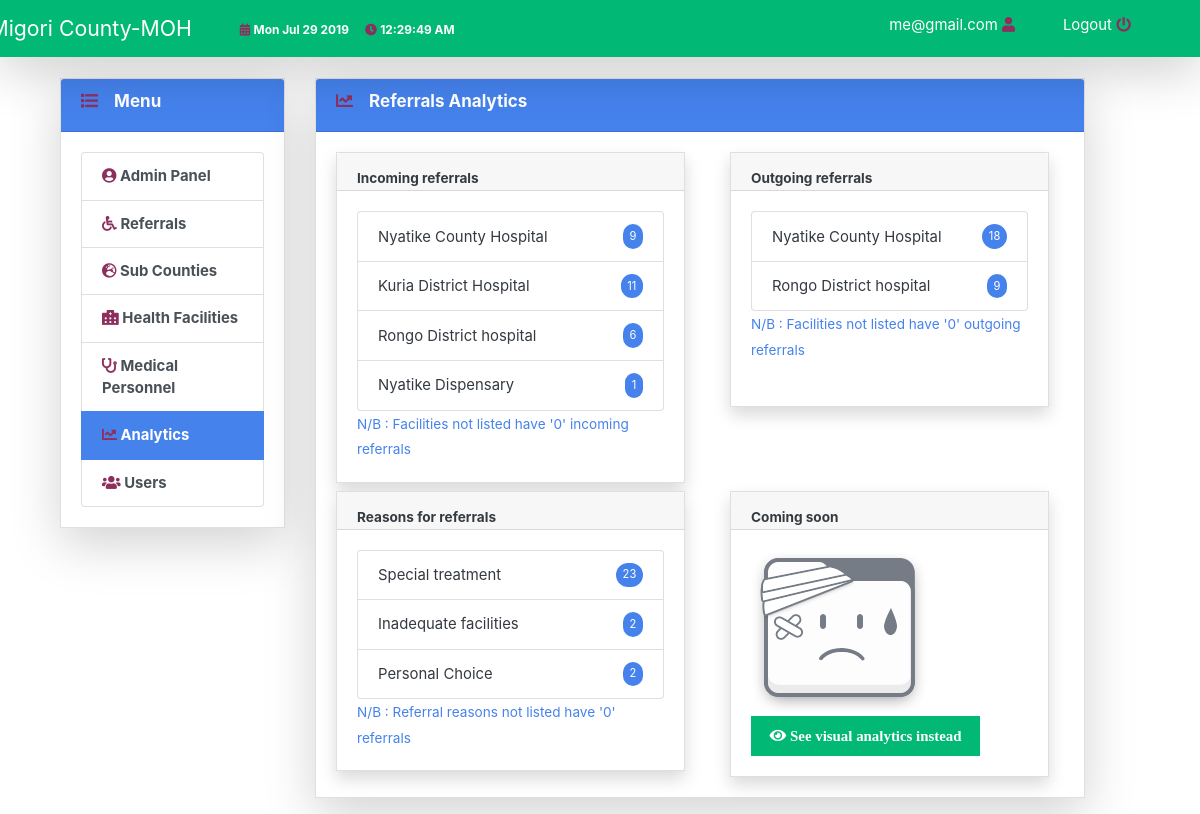
The page /analytics (signed in) on the database its author committed.
### app/models.py (models this page shows, shortened)
class User(db.Model, UserMixin):
    id = db.Column(db.Integer, primary_key=True)
    fullname = db.Column(db.String(120), nullable=False)
    email = db.Column(db.String(120), unique=True, nullable=False)
    employee_id = db.Column(db.String(12), unique=True, nullable=False)
    is_admin = db.Column(db.Boolean, nullable=False,default=False)
    password = db.Column(db.String(120), nullable=False)
    health_facility = db.Column(db.Integer, db.ForeignKey(
        'health_facility.id'), nullable=False)
    referrals = db.relationship('Referral', backref='referring_user', lazy=True)

class Health_facility(db.Model):
    id = db.Column(db.Integer, primary_key=True)
    mfl_code = db.Column(db.String(10), unique=True, nullable=False)
    name = db.Column(db.String(120), nullable=False)
    phone = db.Column(db.String(15), nullable=False)
    subcounty = db.Column(db.String(120), db.ForeignKey('sub_county.id') ,nullable=False)
    referrals = db.relationship(
        'Referral',primaryjoin='or_(Health_facility.id == Referral.referral_from_id,Health_facility.id == Referral.referral_to_id)', backref='referral_facility', lazy=True)
    users = db.relationship(
        'User', backref='user_facility', lazy=True)
    medics = db.relationship(
        'Medic', backref='medic_facility', lazy=True)

class Reason(db.Model):
    id = db.Column(db.Integer, primary_key=True)
    title = db.Column(db.String(120), nullable=False)
    referrals = db.relationship(
        'Referral', backref='reasons', lazy=True)

### app/routes.py (the view)
@app.route('/analytics', methods=['GET', 'POST'])
@login_required
def analytics():
    analytics_menu = 'active'
    queryIn = 'SELECT count(referral.referral_to_id) AS "incoming", referral.referral_to_id AS referral_to_id, health_facility.name AS facility  FROM referral INNER JOIN health_facility ON referral.referral_to_id=health_facility.id GROUP BY referral.referral_to_id'
    incomings = db.session.execute(queryIn)
    queryOut = 'SELECT count(referral.referral_from_id) AS "outgoing", referral.referral_from_id AS referral_from_id, health_facility.name AS facility  FROM referral INNER JOIN health_facility ON referral.referral_from_id=health_facility.id GROUP BY referral.referral_from_id'
    outgoings = db.session.execute(queryOut)
    queryReason = 'SELECT count(referral.reason) AS "reason", referral.reason AS reason_, reason.title AS title  FROM referral INNER JOIN reason ON referral.reason=reason.id GROUP BY referral.reason'
    reasons = db.session.execute(queryReason)
    return render_template('analytics.html',analytics_menu=analytics_menu,incomings=incomings,outgoings=outgoings,reasons=reasons)

### app/models.py (called while the page is built)
@login_manager.user_loader
def load_user(user_id):
    return User.query.get(int(user_id))

### app/templates/analytics.html
{% extends 'master.html' %}
{% block body %}
<div class="container-fluid">
    <div class="content-section">
        <div class="row">
            <div class="col-sm-3">
                {% include 'sidebar.html'%}
            </div>
            <div class="col-sm-8">
                <div class="card  mb-3 shadow-lg" style="max-width: 120%;">
                    <div class="card-header bg-primary text-white">
                        <h6><i class="fa fa-chart-line"></i> &nbsp;&nbsp; Referrals Analytics</h6>
                    </div>
                    <div class="card-body">
                        <div class="row mb-2">
                            <div class="col">
                                <div class="card shadow">
                                    <div class="card-header" style="max-height: 38px;"><small><strong>Incoming referrals</strong></small></div>
                                    <div class="card-body">
                                        <ul class="list-group">
                                            {%for incoming in incomings%}
                                            <li class="list-group-item d-flex justify-content-between align-items-center">
                                                {{ incoming.facility}}
                                                <span class="badge badge-primary badge-pill">{{incoming.incoming}}</span>
                                            </li>
                                            {% endfor %}
                                        </ul>
                                        <small class="text-primary">N/B : Facilities not listed have '0' incoming referrals</small>
                                    </div>
                                </div>
                            </div>
                            <div class="col">
                                <div class="col">
                                    <div class="card shadow" style="min-height: 255px;">
                                        <div class="card-header" style="max-height: 38px;"><small><strong>Outgoing referrals</strong></small></div>
                                        <div class="card-body">
                                            <ul class="list-group">
                                                {%for outgoing in outgoings%}
                                                <li class="list-group-item d-flex justify-content-between align-items-center">
                                                    {{ outgoing.facility}}
                                                    <span class="badge badge-primary badge-pill">{{outgoing.outgoing}}</span>
                                                </li>
                                                {% endfor %}
                                            </ul>
                                            <small class="text-primary">N/B : Facilities not listed have '0' outgoing referrals</small>
                                        </div>
                                    </div>
                                </div>
                            </div>
                        </div>
                        <div class="row">
                            <div class="col">
                                    <div class="card shadow">
                                        <div class="card-header" style="max-height: 38px;"><small><strong>Reasons for referrals</strong></small></div>
                                        <div class="card-body">
                                            <ul class="list-group">
                                                {%for reason in reasons%}
                                                <li class="list-group-item d-flex justify-content-between align-items-center">
                                                    {{ reason.title}}
                                                    <span class="badge badge-primary badge-pill">{{reason.reason}}</span>
                                                </li>
                                                {% endfor %}
                                            </ul>
                                            <small class="text-primary">N/B : Referral reasons not listed have '0' referrals</small>
                                        </div>
                                    </div>
                                </div>
                            <div class="col">
                                <div class="col">
                                    <div class="card shadow" style="min-height: 255px;">
                                        <div class="card-header" style="max-height: 38px;"><small><strong>Coming soon</strong></small></div>
                                        <div class="card-body">
                                            <img src="{{ url_for('static',filename='img/error404.png') }}">
                                            <a class="btn btn-success" href="/analytics_visual"><i class="fa fa-eye" style="color:white"> See visual analytics instead</i></a>
                                        </div>
                                    </div>
                                </div>
                            </div>
                        </div>
                    </div>
                </div>
            </div>
        </div>
    </div>
</div>
{% endblock %}

### app/templates/master.html (shortened to what this page needs)
<!DOCTYPE html>
<html lang="en">
<head>
    <link rel="stylesheet" type="text/css" href="{{url_for('static',filename='css/fontawesome/css/all.css') }}">
    <link rel="stylesheet" type="text/css" href="{{url_for('static',filename='css/bootstrap-4.0.0-dist/css/bootstrap_litera.css') }}">
</head>
<body style="padding-top: 70px;" class="bg-light">
    <nav class=" shadow-lg navbar navbar-expand-lg navbar-dark bg-success fixed-top ">
        <div class="container">
        <a class="navbar-brand mr-5" href="/admin_panel"> Migori County-MOH </a>
        <div class="collapse navbar-collapse" id="navbarColor02">
            <ul class="navbar-nav mr-auto">
                <li class="nav-item mr-3">
                <small class=" text-white"><i class="fa fa-calendar-alt"></i> <strong id="date"></strong></small>
                </li>
                <li class="nav-item">
                <small class=" text-white"><i class="fa fa-clock"></i> <strong id="time"></strong></small>
                </li>
            </ul>
            {% if current_user.is_authenticated %}
            <label class="text-white"><a class="text-white ml-4 mr-4" href="/account" style="text-decoration: none">{{ current_user.email }} <i class="fa fa-user"></i></a></label>
            <label><a class="text-white ml-4 mr-4" href="/logout" style="text-decoration: none">Logout <i class="fa fa-power-off"></i></label></a>
            {% else %}
            <label><a class="text-white ml-4 mr-4" href="/login" style="text-decoration: none">Login <i class="fa fa-user-lock"></i></label></a>
            {% endif %}
        </div>
        </div>
    </nav>
    <div class="mt-lg-2 justify-content-center">
    {% block body %}
    {% endblock %}
    </div>
</body>
</html>

### app/templates/sidebar.html
<div class="card  mb-3 shadow-lg offset-2 " style="max-width: auto;">
    <div class="card-header bg-primary text-white">
        <h6><i class="fa fa-list"></i> &nbsp;&nbsp; Menu</h6>
    </div>
    <div class="card-body">
<div class="list-group">
    <a href="/admin_panel" class="list-group-item list-group-item-action {{admin_menu}}">
        <strong><i class="fa fa-user-circle"></i> Admin Panel</strong>
    </a>
    <a href="/referrals" class="list-group-item list-group-item-action {{referral_menu}}">
        <strong><i class="fa fa-wheelchair"></i> Referrals</strong>
    </a>
    <a href="/sub_counties" class="list-group-item list-group-item-action {{subcounty_menu}}">
        <strong><i class="fa fa-globe-europe"></i> Sub Counties</strong>
    </a>
    <a href="/health_facilities" class="list-group-item list-group-item-action {{facility_menu}}">
        <strong><i class="fa fa-hospital-alt"></i> Health Facilities</strong>
    </a>
    <a href="/medics" class="list-group-item list-group-item-action {{medic_menu}}">
        <strong><i class="fa fa-stethoscope"></i> Medical Personnel</strong>
    </a>
    <a href="/analytics" class="list-group-item list-group-item-action {{analytics_menu}}">
        <strong><i class="fa fa-chart-line"></i> Analytics</strong>
    </a>
    <a href="/users" class="list-group-item list-group-item-action {{user_menu}}">
        <strong><i class="fa fa-users"></i> Users</strong>
    </a>
</div>
</div>
</div>

### app/templates/master.html (style rules this page uses)
.btn { border-radius: 0%; }
.card { border-radius: 0%; }
.fa { color: #8d2f5d; }
.navbar-brand { margin-left: -5%; }
.bg-light { border: 0px solid rgba(0, 0, 0, 0.1) }

### rows shown on the page
User: email "me@gmail.com"
Health_facility: facility "Nyatike County Hospital", incoming "9", outgoing "18"
Health_facility: facility "Kuria District Hospital", incoming "11"
Health_facility: facility "Rongo District hospital", incoming "6", outgoing "9"
Health_facility: facility "Nyatike Dispensary", incoming "1"
Reason: title "Special treatment", reason "23"
Reason: title "Inadequate facilities", reason "2"
Reason: title "Personal Choice", reason "2"
